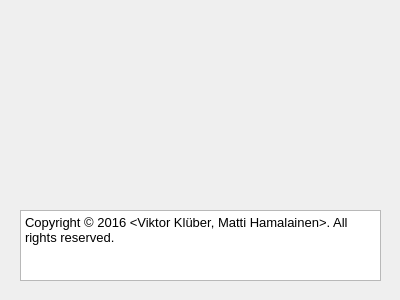
<?xml version="1.0" encoding="UTF-8"?>
<ui version="4.0">
 <class>CarAboutWidgetClass</class>
 <widget class="QDialog" name="CarAboutWidgetClass">
  <property name="geometry">
   <rect>
    <x>0</x>
    <y>0</y>
    <width>400</width>
    <height>300</height>
   </rect>
  </property>
  <property name="sizePolicy">
   <sizepolicy hsizetype="Fixed" vsizetype="Fixed">
    <horstretch>0</horstretch>
    <verstretch>0</verstretch>
   </sizepolicy>
  </property>
  <property name="minimumSize">
   <size>
    <width>400</width>
    <height>300</height>
   </size>
  </property>
  <property name="maximumSize">
   <size>
    <width>400</width>
    <height>300</height>
   </size>
  </property>
  <property name="windowTitle">
   <string>About Dummy Toolbox</string>
  </property>
  <widget class="QTextBrowser" name="textBrowser">
   <property name="geometry">
    <rect>
     <x>20</x>
     <y>210</y>
     <width>361</width>
     <height>71</height>
    </rect>
   </property>
   <property name="html">
    <string>&lt;!DOCTYPE HTML PUBLIC &quot;-//W3C//DTD HTML 4.0//EN&quot; &quot;http://www.w3.org/TR/REC-html40/strict.dtd&quot;&gt;
&lt;html&gt;&lt;head&gt;&lt;meta name=&quot;qrichtext&quot; content=&quot;1&quot; /&gt;&lt;style type=&quot;text/css&quot;&gt;
p, li { white-space: pre-wrap; }
&lt;/style&gt;&lt;/head&gt;&lt;body style=&quot; font-family:'MS Shell Dlg 2'; font-size:8.25pt; font-weight:400; font-style:normal;&quot;&gt;
&lt;table border=&quot;0&quot; style=&quot;-qt-table-type: root; margin-top:4px; margin-bottom:4px; margin-left:4px; margin-right:4px;&quot;&gt;
&lt;tr&gt;
&lt;td style=&quot;border: none;&quot;&gt;
&lt;p style=&quot; margin-top:0px; margin-bottom:0px; margin-left:0px; margin-right:0px; -qt-block-indent:0; text-indent:0px;&quot;&gt;&lt;span style=&quot; font-family:'Sans'; font-size:10pt;&quot;&gt;Copyright © 2016 &amp;lt;Viktor Klüber, Matti Hamalainen&amp;gt;. All rights reserved.&lt;/span&gt;&lt;/p&gt;&lt;/td&gt;&lt;/tr&gt;&lt;/table&gt;&lt;/body&gt;&lt;/html&gt;</string>
   </property>
  </widget>
 </widget>
 <layoutdefault spacing="6" margin="11"/>
 <resources/>
 <connections/>
</ui>
